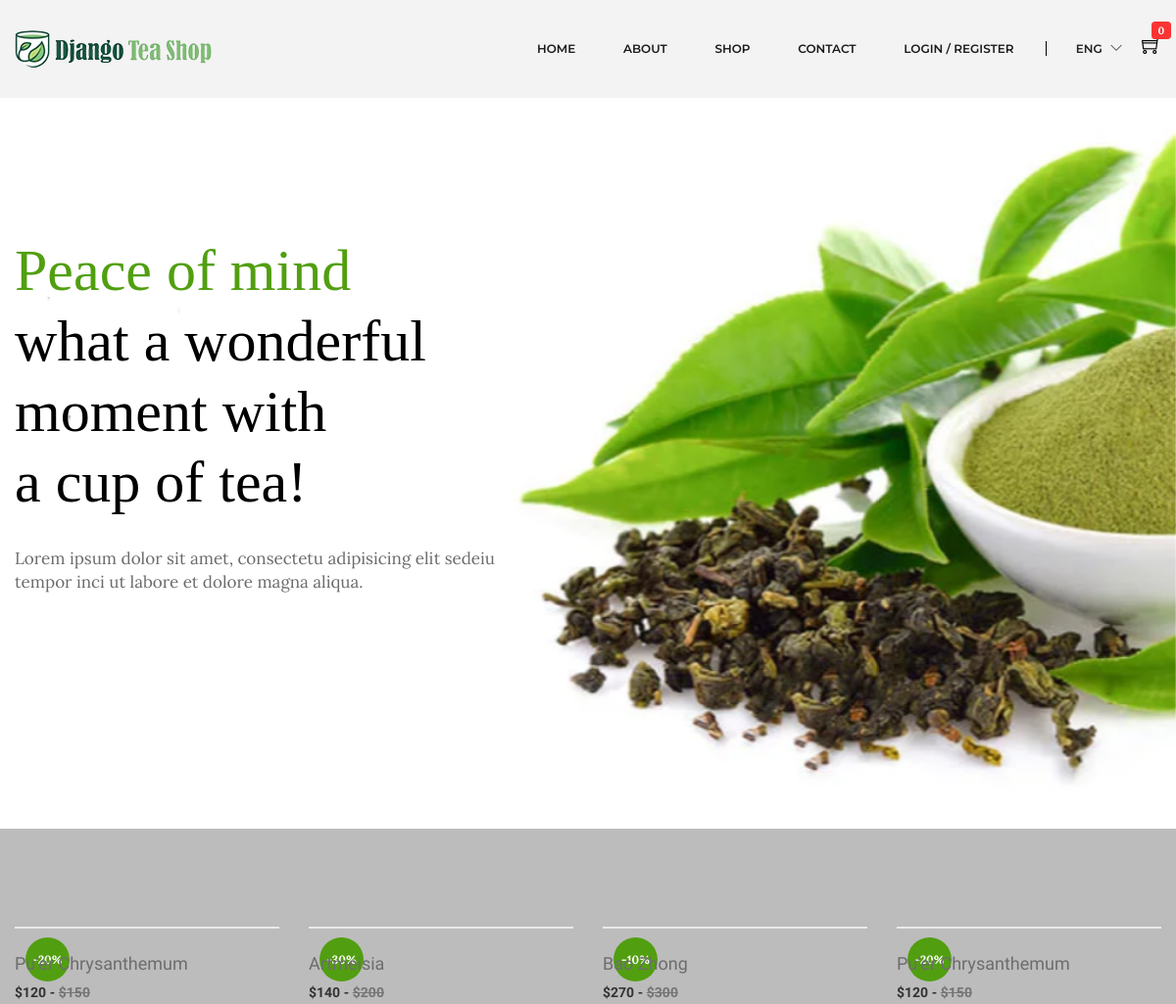
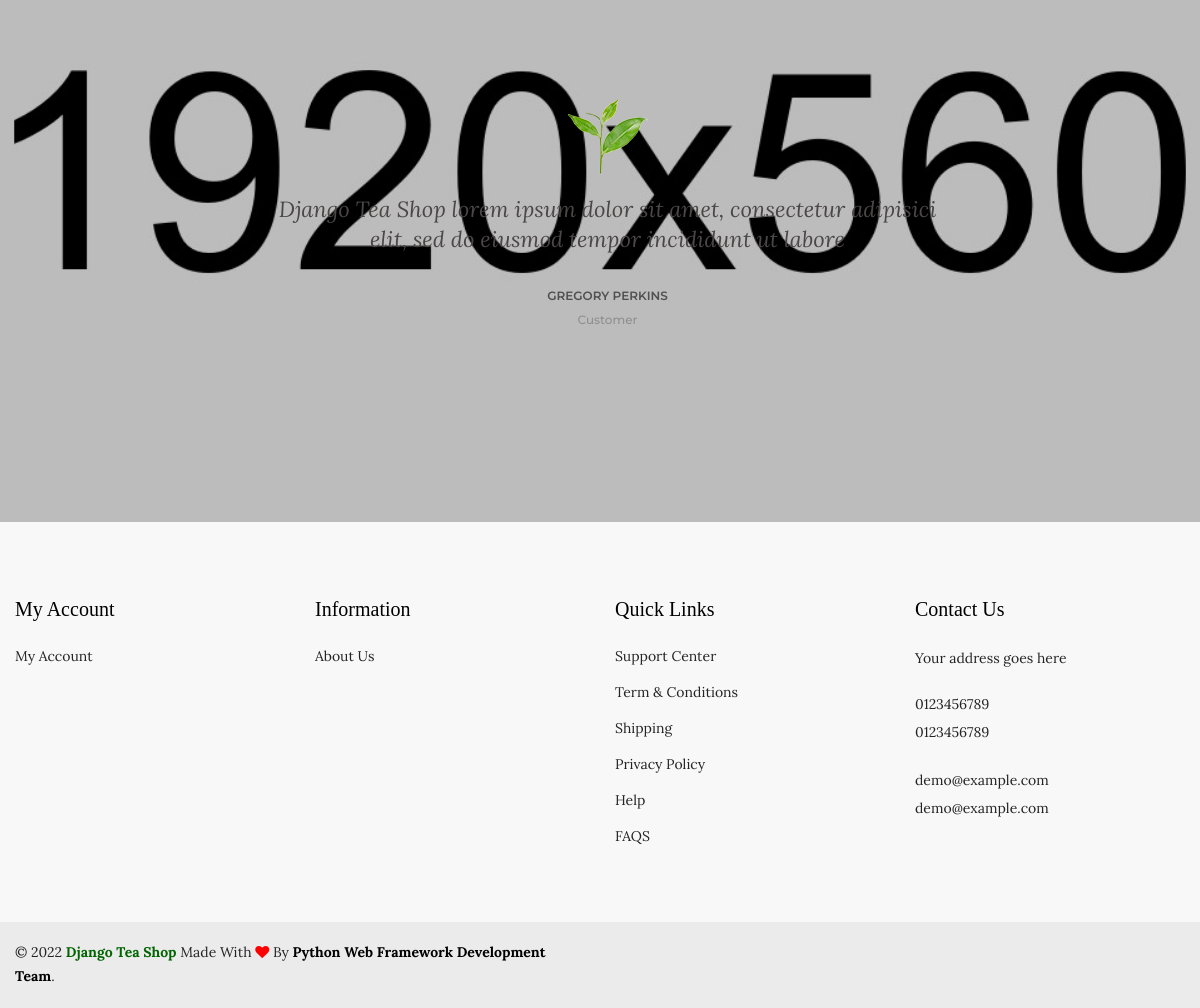
The page / on the database its author committed (2 pictures, top to bottom).
### shop/models.py (models this page shows, shortened)
class Product(models.Model):
    tea_name = models.CharField(max_length=100, unique=True)
    tea_type = models.CharField(max_length=100)
    slug = models.SlugField(max_length=100, unique=True)
    origin = models.CharField(max_length=100)
    color = models.CharField(max_length=50, blank=True)
    aroma = models.CharField(max_length=100, blank=True)
    taste = models.CharField(max_length=100, blank=True)
    tea_nature  = models.CharField(max_length=100, blank=True)
    is_available = models.BooleanField(default=True)
    is_new = models.BooleanField(default=False)
    properties = models.TextField(max_length=300, blank=True)
    weight = models.IntegerField()
    original_price = models.IntegerField()
    discounted_price = models.IntegerField()
    discount_rate = models.IntegerField(blank=True)
    photo_1 = models.ImageField(upload_to='photos/%Y/%m/%d', blank=True)
    photo_1_t = models.ImageField(upload_to='photos/%Y/%m/%d', blank=True)
    photo_1_z = models.ImageField(upload_to='photos/%Y/%m/%d', blank=True)
    photo_2 = models.ImageField(upload_to='photos/%Y/%m/%d', blank=True)
    photo_2_t = models.ImageField(upload_to='photos/%Y/%m/%d', blank=True)
    photo_2_z = models.ImageField(upload_to='photos/%Y/%m/%d', blank=True)
    photo_3 = models.ImageField(upload_to='photos/%Y/%m/%d', blank=True)
    photo_3_t = models.ImageField(upload_to='photos/%Y/%m/%d', blank=True)
    photo_3_z = models.ImageField(upload_to='photos/%Y/%m/%d', blank=True)
    photo_4 = models.ImageField(upload_to='photos/%Y/%m/%d', blank=True)
    photo_4_t = models.ImageField(upload_to='photos/%Y/%m/%d', blank=True)
    photo_4_z = models.ImageField(upload_to='photos/%Y/%m/%d', blank=True)
    created_date = models.DateTimeField(default=datetime.now)
    modified_date = models.DateTimeField(default=datetime.now)
    stars = models.IntegerField()
    store = models.IntegerField()
    category = models.ForeignKey(Category, on_delete=models.CASCADE)
    def get_url(self):
        return reverse('product_detail', args=[self.category.slug, self.slug])

### pages/views.py (the view)
# urls.py: path('', views.index, name="index"),
def index(request):
    products = Product.objects.all().filter(is_available=True)
    context = {
        'products': products,
    }
    return render(request, "pages/index.html", context)

### carts/context_processors.py (called while the page is built)
def counter(request):
    cart_count = 0
    if 'admin' in request.path:
        return {}
    else:
        try:
            cart = Cart.objects.filter(cart_id=_cart_id(request))
            cart_items = CartItem.objects.all().filter(cart=cart[:1])
            for cart_item in cart_items:
                cart_count += cart_item.quantity
        except cart.DoesNotExist:
            cart_count = 0
    return dict(cart_count=cart_count)

### carts/views.py (called while the page is built)
def _cart_id(request):
    cart = request.session.session_key
    if not cart:
        cart = request.session.create()
    return cart

### category/context_processors.py (called while the page is built)
def menu_links(request):
    links = Category.objects.all()
    return dict(links=links)

### templates/pages/index.html (shortened to what this page needs)
{% extends 'base.html' %}
{% load static %}
{% block content %}
<div class="slider-area">
  <div class="slider-active owl-dot-style owl-carousel">
    <div
      class="single-slider ptb-240 bg-img"
      style="background-image: url(../static/img/slider/slider-1.jpg)"
    >
      <div class="container">
        <div class="slider-content slider-animated-1">
          <h1 class="animated"><span class="theme-color">Peace of mind</span>
          </h1>
          <h1 class="animated">what a wonderful <br/>moment with <br/>a cup of tea!</h1>
          <p>
            Lorem ipsum dolor sit amet, consectetu adipisicing elit sedeiu
            tempor inci ut labore et dolore magna aliqua.
          </p>
        </div>
      </div>
    </div>
  </div>
</div>
<div class="product-area bg-image-1 pt-100 pb-95">
  <div class="container">
    <div class="featured-product-active owl-carousel product-nav">
      {% if products %} {% for product in products %}
      <div class="product-wrapper">
        <div class="product-img">
          {% if product.discount_rate %}
          <span>-{{ product.discount_rate }}%</span>
          {% endif %}
        </div>
        <div class="product-content text-left">
          <div class="product-hover-style">
            <div class="product-title">
              <h4>
                <a href="product-details.html">{{ product.tea_name }}</a>
              </h4>
            </div>
          </div>
          <div class="product-price-wrapper">
            <span>${{ product.discounted_price }} -</span>
            <span class="product-price-old"
              >${{ product.original_price }}
            </span>
          </div>
        </div>
      </div>
      {% endfor %} {% endif %}
    </div>
  </div>
  <div class="testimonials-area bg-img pt-100 pb-100">
    <div class="container">
      <div class="row">
        <div class="col-lg-12 col-md-12 col-12">
          <div class="testimonial-active owl-carousel">
            <div class="single-testimonial text-center">
              <div class="testimonial-img">
                <img alt="" src="{% static 'img/icon-img/testi.png' %}" />
              </div>
              <p>
                Django Tea Shop lorem ipsum dolor sit amet, consectetur adipisici elit, sed do
                eiusmod tempor incididunt ut labore
              </p>
              <h4>Gregory Perkins</h4>
              <h5>Customer</h5>
            </div>
          </div>
        </div>
      </div>
    </div>
  </div>
</div>
{% endblock %}

### djangoteashop/static/css/ui.css (style rules this page uses)
html { font-family: "Inter", sans-serif; font-size: 15px; }
[class*=hover-] { transition: 0.5s; }
p:last-child { margin-bottom: 0; }

### rows shown on the page
Product: discount_rate "20", tea_name "Pu’er Chrysanthemum", discounted_price "120", original_price "150"
Product: discount_rate "30", tea_name "Artmeisia", discounted_price "140", original_price "200"
Product: discount_rate "10", tea_name "Bao Zhong", discounted_price "270", original_price "300"

### other values the page prints
{{ cart_count }} "0"
